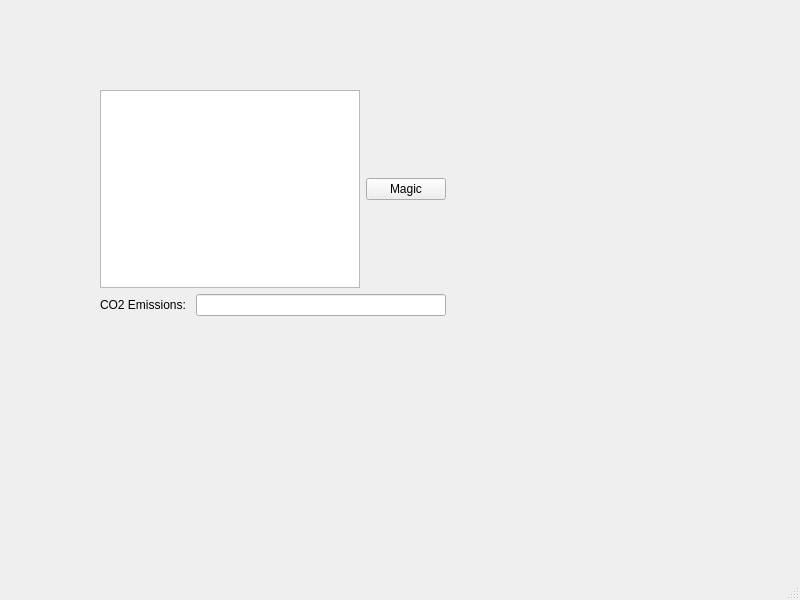
<?xml version="1.0" encoding="UTF-8"?>
<ui version="4.0">
 <class>api_transport</class>
 <widget class="QMainWindow" name="api_transport">
  <property name="geometry">
   <rect>
    <x>0</x>
    <y>0</y>
    <width>800</width>
    <height>600</height>
   </rect>
  </property>
  <property name="windowTitle">
   <string>MainWindow</string>
  </property>
  <widget class="QWidget" name="centralwidget">
   <widget class="QWidget" name="">
    <property name="geometry">
     <rect>
      <x>100</x>
      <y>90</y>
      <width>346</width>
      <height>226</height>
     </rect>
    </property>
    <layout class="QVBoxLayout" name="verticalLayout">
     <item>
      <layout class="QHBoxLayout" name="horizontalLayout">
       <item>
        <widget class="QTextEdit" name="textEdit"/>
       </item>
       <item>
        <widget class="QPushButton" name="pushButton">
         <property name="text">
          <string>Magic</string>
         </property>
        </widget>
       </item>
      </layout>
     </item>
     <item>
      <layout class="QHBoxLayout" name="horizontalLayout_2">
       <item>
        <widget class="QLabel" name="label">
         <property name="text">
          <string>CO2 Emissions: </string>
         </property>
        </widget>
       </item>
       <item>
        <widget class="QLineEdit" name="lineEdit"/>
       </item>
      </layout>
     </item>
    </layout>
   </widget>
  </widget>
  <widget class="QMenuBar" name="menubar">
   <property name="geometry">
    <rect>
     <x>0</x>
     <y>0</y>
     <width>800</width>
     <height>21</height>
    </rect>
   </property>
  </widget>
  <widget class="QStatusBar" name="statusbar"/>
 </widget>
 <resources/>
 <connections/>
</ui>
